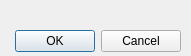
<?xml version="1.0" encoding="UTF-8"?>
<ui version="4.0">
 <class>ConfirmDialog</class>
 <widget class="QDialog" name="ConfirmDialog">
  <property name="geometry">
   <rect>
    <x>0</x>
    <y>0</y>
    <width>191</width>
    <height>56</height>
   </rect>
  </property>
  <property name="minimumSize">
   <size>
    <width>191</width>
    <height>56</height>
   </size>
  </property>
  <property name="maximumSize">
   <size>
    <width>191</width>
    <height>56</height>
   </size>
  </property>
  <property name="windowTitle">
   <string>Confirm - Twiq</string>
  </property>
  <widget class="QDialogButtonBox" name="confirmButtonBox">
   <property name="geometry">
    <rect>
     <x>10</x>
     <y>26</y>
     <width>171</width>
     <height>31</height>
    </rect>
   </property>
   <property name="orientation">
    <enum>Qt::Horizontal</enum>
   </property>
   <property name="standardButtons">
    <set>QDialogButtonBox::Cancel|QDialogButtonBox::Ok</set>
   </property>
  </widget>
  <widget class="QLabel" name="msgLabel">
   <property name="geometry">
    <rect>
     <x>0</x>
     <y>3</y>
     <width>191</width>
     <height>21</height>
    </rect>
   </property>
   <property name="font">
    <font>
     <pointsize>12</pointsize>
    </font>
   </property>
   <property name="text">
    <string/>
   </property>
   <property name="alignment">
    <set>Qt::AlignCenter</set>
   </property>
  </widget>
 </widget>
 <resources/>
 <connections>
  <connection>
   <sender>confirmButtonBox</sender>
   <signal>rejected()</signal>
   <receiver>ConfirmDialog</receiver>
   <slot>reject()</slot>
   <hints>
    <hint type="sourcelabel">
     <x>180</x>
     <y>46</y>
    </hint>
    <hint type="destinationlabel">
     <x>190</x>
     <y>55</y>
    </hint>
   </hints>
  </connection>
  <connection>
   <sender>confirmButtonBox</sender>
   <signal>accepted()</signal>
   <receiver>ConfirmDialog</receiver>
   <slot>accept()</slot>
   <hints>
    <hint type="sourcelabel">
     <x>180</x>
     <y>40</y>
    </hint>
    <hint type="destinationlabel">
     <x>157</x>
     <y>55</y>
    </hint>
   </hints>
  </connection>
 </connections>
</ui>
